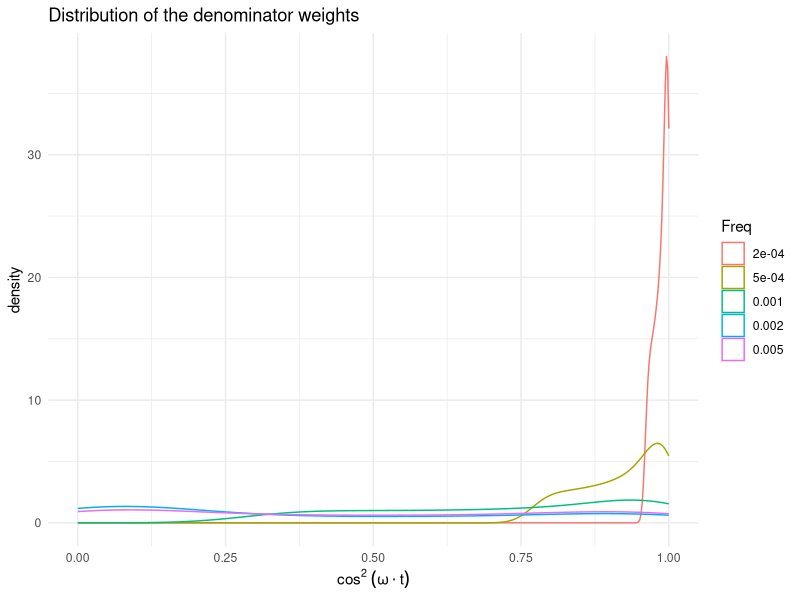
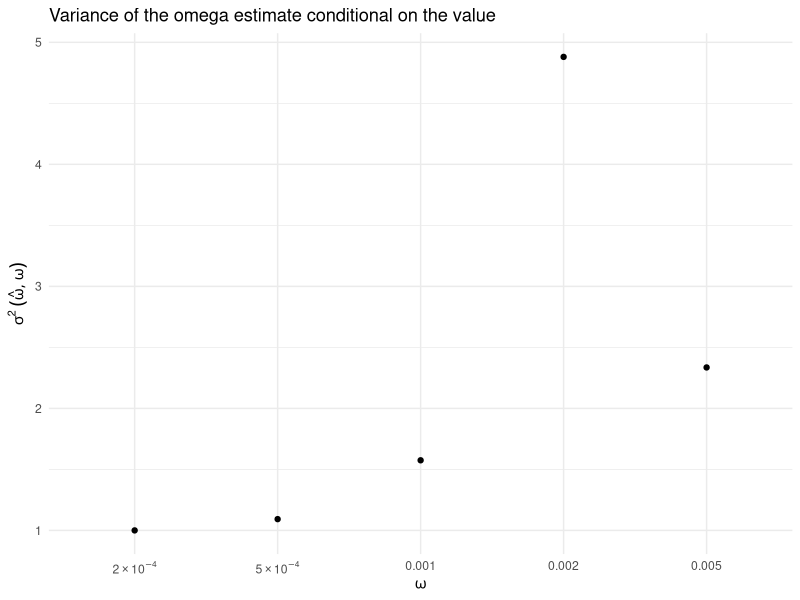

Write R code to recreate these figures, in order.
library(plyr); library(dplyr); library(reshape2)
library(ggplot2)
library(Hmisc)

fancy_scientific <- function(l) {
  # turn in to character string in scientific notation
  l <- format(l, scientific = TRUE)
  # quote the part before the exponent to keep all the digits
  l <- gsub("^(.*)e", "'\\1'e", l)
  # turn the 'e+' into plotmath format
  l <- gsub("e", "%*%10^", l)
  # return this as an expression
  parse(text=l)
}

Prd = 1000
st = seq(1,Prd, length.out = 100)
f = c(2,5,10,20,50)%o%10^(-4)%>%c; names(f) <- as.character(f)

wt = ldply(st, function(t) (cos(f*t))^2) %>% 
  melt(variable.name="Freq", value.name="X") %>%
  mutate(Cat = cut(X, breaks=2, labels=c("0","1"))) %>% 
  cbind(data.frame("STime" = rep(st, times=length(f)))) %>%
  ddply("Freq", function(s) mutate(s, Wt = X/sum(X)))

ggplot(wt, aes(X, col = Freq)) + geom_density() + 
  scale_x_continuous(name=expression(cos^2~(omega%.%t), ")")) +
  theme_minimal() +
  ggtitle("Distribution of the denominator weights")


nu = 1e-3
ddply(wt, "Freq", function(s){
  wt.m.t = with(s, wtd.mean(STime, Wt))
  wt.v.t = with(s, sum(Wt*(STime - wt.m.t)^2))
  ftr = sum(s$X)
  c("Factor" = ftr, "Wt.Mean.t" = wt.m.t, "Wt.Var.t" = wt.v.t,"varW" = nu/(ftr*wt.v.t))
})-> varW.w

ggplot(varW.w, aes(Freq, varW/min(varW))) + geom_point() + theme_minimal() +
  scale_y_continuous(name=expression(sigma^2~group("(",list(hat(omega), omega),")"))) +
  scale_x_discrete(name=expression(omega), labels = fancy_scientific) + 
  ggtitle("Variance of the omega estimate conditional on the value")
